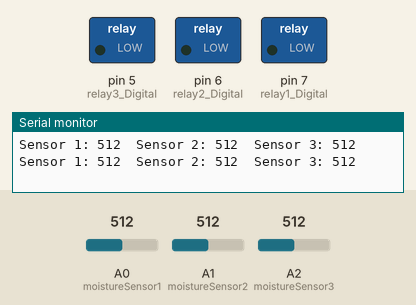
Recording of a sketch running on a simulated Arduino Uno, built with avr-gcc and run on an emulated ATmega328P. Parts: switched loads named in the sketch (green lamp = pin HIGH), the last lines printed to the serial monitor. The inputs (shaded band) are chosen by the test bench; at power-on: A0 (moistureSensor1) = 512, A1 (moistureSensor2) = 512, A2 (moistureSensor3) = 512.

Above: at 3.8 s.
3.9 s: A0 (moistureSensor1) set to 543
7.8 s: A0 (moistureSensor1) set to 568
At 9.7 s:
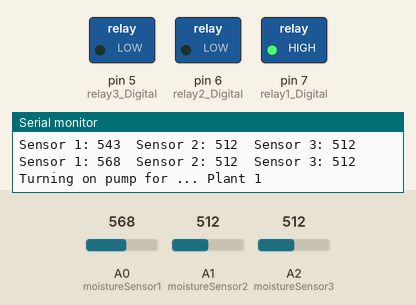
Timing chart, 0 to 17.7 s (numbered marks = the images above; inputs shaded):
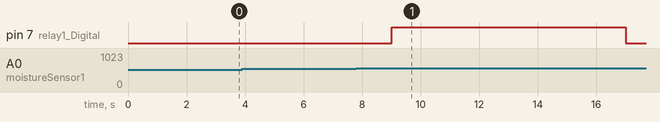

The sketch:

Moisture_Sensor_Reading.ino
```cpp
const int SENSOR_HIGH = 560;
const int SENSOR_LOW = 0;

const int moistureSensor1 = A0;
const int moistureSensor2 = A1;
const int moistureSensor3 = A2;

const int relay1_Digital = 7;
const int relay2_Digital = 6;
const int relay3_Digital = 5;

int sensorValue1 = 1000;
int sensorValue2 = 1000;
int sensorValue3 = 1000;

const int PUMP_ON = HIGH;
const int PUMP_OFF = LOW;

void setup()
{

 Serial.begin(9600);

 pinMode(relay1_Digital, OUTPUT);
 pinMode(relay2_Digital, OUTPUT);
 pinMode(relay3_Digital, OUTPUT);

}

void loop()
{
  // read the value from the sensor
  sensorValue1 = analogRead(moistureSensor1);
  sensorValue2 = analogRead(moistureSensor2);
  sensorValue3 = analogRead(moistureSensor3);

  Serial.print("Sensor 1: ");
  Serial.print(sensorValue1);
  Serial.print("\t");
  Serial.print("Sensor 2: ");
  Serial.print(sensorValue2);
  Serial.print("\t");
  Serial.print("Sensor 3: ");
  Serial.print(sensorValue3);
  Serial.print("\t");
   Serial.print ("\n");

  plantsNeedWater(sensorValue1, sensorValue2, sensorValue3);

}

void plantsNeedWater(int P1, int P2, int P3)
{

  letsPump(P1, "Plant 1", relay1_Digital);
  letsPump(P2, "Plant 2", relay2_Digital);
  letsPump(P3, "Plant 3", relay3_Digital);

}

void letsPump(int sensorValue, String plantName, int pumpRelay)
{
    if (sensorValue > SENSOR_HIGH)
  {
    Serial.print ("Turning on pump for ... ");
    Serial.print(plantName);
    Serial.print ("\n");
    digitalWrite(pumpRelay, PUMP_ON);
    delay(8000);
    digitalWrite(pumpRelay, PUMP_OFF);
  }else{
//    Serial.print(plantName);
//    Serial.print (" is Hydrated!");
//    Serial.print ("\n");
    digitalWrite(pumpRelay, PUMP_OFF);
    delay(1000);

  }
}
```

Measured:
- the behaviour switches between 560 and 561 on A0 (moistureSensor1) (found by bisection; images 0 and 1)
- after the input at 7.8 s, pin 7 (relay1_Digital): LOW → HIGH after 1.2 s, → LOW 8.0 s later
